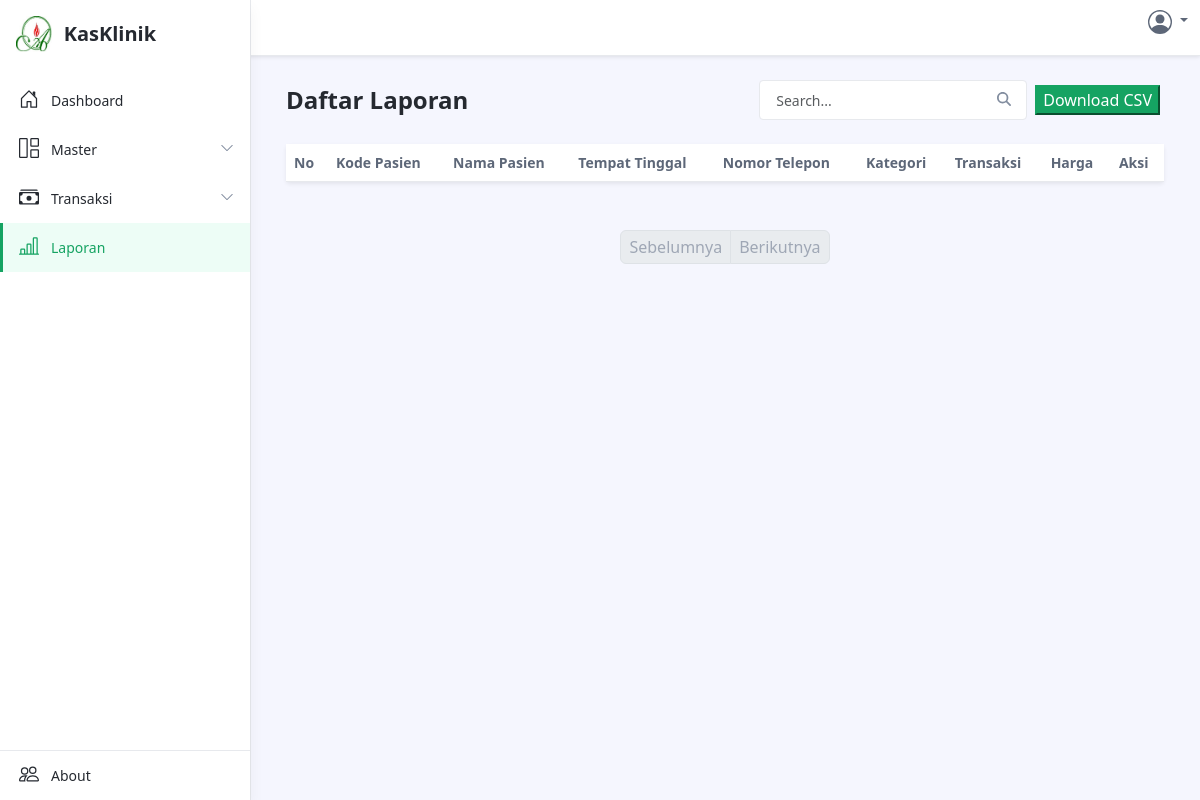
The page /laporan-copy.php on the database as committed earlier.
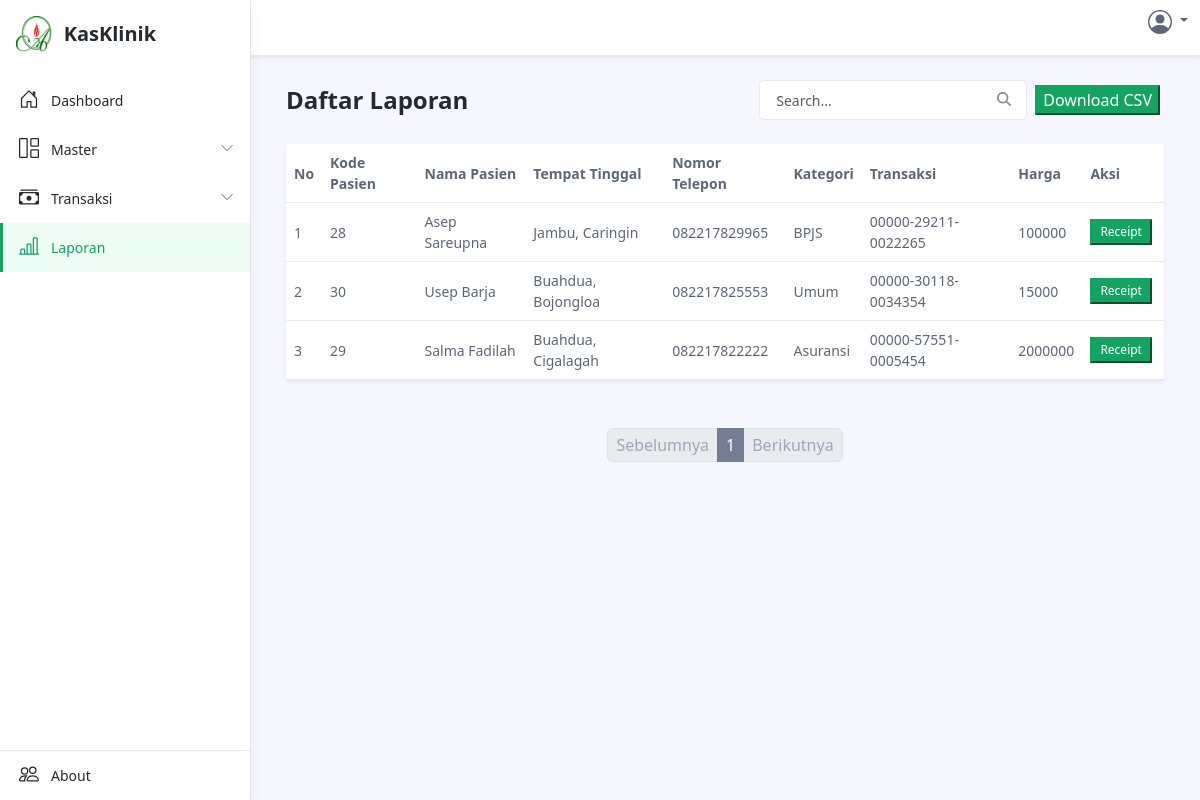
The same page on the database as committed later.
### tables this page shows
CREATE TABLE `patient` (
  `id` bigint(20) UNSIGNED NOT NULL,
  `patient_id` varchar(20) NOT NULL,
  `fullname` varchar(255) NOT NULL,
  `address` varchar(255) NOT NULL,
  `phone` varchar(255) NOT NULL,
  `category` varchar(255) NOT NULL,
  `assurance` varchar(255) DEFAULT NULL,
  `created_at` timestamp NOT NULL DEFAULT current_timestamp()
);

CREATE TABLE `transaction_in` (
  `id` varchar(255) NOT NULL,
  `action_id` bigint(20) UNSIGNED NOT NULL,
  `created_at` timestamp NOT NULL DEFAULT current_timestamp(),
  `doctor` varchar(255) NOT NULL,
  `total_price` double NOT NULL
);

### laporan-copy.php (the view, shortened to what the changed rows need)
<?php
include './config/config.php';
function getTotalItems($searchQuery)
{
	global $conn;
	$sql = "SELECT COUNT(*) AS total
            FROM patient
            INNER JOIN action ON patient.id = action.patient_id
            INNER JOIN transaction_in ON action.id = transaction_in.action_id
            WHERE
                patient.fullname LIKE :searchQuery OR
                patient.address LIKE :searchQuery OR
                patient.phone LIKE :searchQuery OR
                patient.category LIKE :searchQuery";
	$stmt = $conn->prepare($sql);
	$searchTerm = '%' . $searchQuery . '%';
	$stmt->bindParam(':searchQuery', $searchTerm, PDO::PARAM_STR);
	$stmt->execute();
	$result = $stmt->fetch(PDO::FETCH_ASSOC);
	return $result['total'];
}
function getDataFromDatabase($page, $itemsPerPage, $searchQuery)
{
	global $conn;
	$offset = ($page - 1) * $itemsPerPage;
	$sql = "SELECT
                patient.id AS patient_id,
                patient.fullname,
                patient.address,
                patient.phone,
                patient.category,
                transaction_in.id AS transaction_id,
                transaction_in.total_price
            FROM
                patient
            INNER JOIN
                action ON patient.id = action.patient_id
            INNER JOIN
                transaction_in ON action.id = transaction_in.action_id
            WHERE
                patient.fullname LIKE :searchQuery OR
                patient.address LIKE :searchQuery OR
                patient.phone LIKE :searchQuery OR
                patient.category LIKE :searchQuery
            LIMIT :offset, :itemsPerPage";
	$stmt = $conn->prepare($sql);
	$searchTerm = '%' . $searchQuery . '%';
	$stmt->bindParam(':searchQuery', $searchTerm, PDO::PARAM_STR);
	$stmt->bindParam(':offset', $offset, PDO::PARAM_INT);
	$stmt->bindParam(':itemsPerPage', $itemsPerPage, PDO::PARAM_INT);
	$stmt->execute();
	$data = $stmt->fetchAll(PDO::FETCH_ASSOC);
	return $data;
}
function renderPagination($page, $totalPages, $searchQuery)
{
	include './component/pagination.php';
}
$page = isset($_GET['page']) ? (int)$_GET['page'] : 1;
$searchQuery = isset($_GET['search']) ? $_GET['search'] : '';
$itemsPerPage = 10;
$totalItems = getTotalItems($searchQuery);
$totalPages = ceil($totalItems / $itemsPerPage);
$data = getDataFromDatabase($page, $itemsPerPage, $searchQuery);
$offset = ($page - 1) * $itemsPerPage;
?>
<!DOCTYPE html>
<html lang="en">
<head>
	<link id="theme-style" rel="stylesheet" href="assets/css/portal.css">
	<link id="theme-style" rel="stylesheet" href="assets/css/custom.css">
</head>
<body class="app">
	<div class="app-wrapper">
		<div class="app-content pt-3 p-md-3 p-lg-4">
			<div class="container-xl">
				<div class="row g-3 mb-4 align-items-center justify-content-between">
					<div class="col-auto">
						<h1 class="app-page-title mb-0">Daftar Laporan</h1>
					</div>
				</div>
				<div class="tab-content" id="orders-table-tab-content">
					<div class="tab-pane fade show active" id="orders-all" role="tabpanel" aria-labelledby="orders-all-tab">
						<div class="app-card app-card-orders-table shadow-sm mb-5">
							<div class="app-card-body">
								<div class="table-responsive">
									<table class="table app-table-hover mb-0 text-left">
										<thead>
											<tr>
												<th class="cell">No</th>
												<th class="cell">Kode Pasien</th>
												<th class="cell">Nama Pasien</th>
												<th class="cell">Tempat Tinggal</th>
												<th class="cell">Nomor Telepon</th>
												<th class="cell">Kategori</th>
												<th class="cell">Transaksi</th>
												<th class="cell">Harga</th>
												<th class="cell">Aksi</th>
											</tr>
										</thead>
										<tbody>
											<?php foreach ($data as $index => $row) : ?>
												<tr id="row-<?php echo $index; ?>">
													<td class="cell"><?php echo ($offset + $index + 1); ?></td>
													<td class="cell"><?php echo htmlspecialchars($row['patient_id']); ?></td>
													<td class="cell"><?php echo htmlspecialchars($row['fullname']); ?></td>
													<td class="cell"><?php echo htmlspecialchars($row['address']); ?></td>
													<td class="cell"><?php echo htmlspecialchars($row['phone']); ?></td>
													<td class="cell"><?php echo htmlspecialchars($row['category']); ?></td>
													<td class="cell"><?php echo htmlspecialchars($row['transaction_id']); ?></td>
													<td class="cell"><?php echo htmlspecialchars($row['total_price']); ?></td>
													<td class="cell">
														<div class="d-flex justify-content-between w-50">
															<button class="btn-sm app-btn-primary me-1" onclick="generateInvoice(<?php echo $index; ?>)">Receipt</button>
														</div>
													</td>
												</tr>
											<?php endforeach; ?>
										</tbody>
									</table>
								</div>
							</div>
						</div>
						<?php renderPagination($page, $totalPages, $searchQuery); ?>
					</div>
				</div>
			</div>
		</div>
	</div>
</body>
</html>

### component/pagination.php (shortened to what the changed rows need)
<nav class="app-pagination">
  <ul class="pagination justify-content-center">
    <?php for ($i = max(1, $page - 2); $i <= min($totalPages, $page + 2); $i++): ?>
    <li class="page-item <?php if ($i == $page) echo 'active'; ?>">
      <a class="page-link" href="?page=<?php echo $i; ?>&search=<?php echo urlencode($searchQuery); ?>"><?php echo $i; ?></a>
    </li>
    <?php endfor; ?>
  </ul>
</nav>

Rows that differ between the two databases and show on the page:
added patient: index "1", id "28", fullname "Asep Sareupna", address "Jambu, Caringin", phone "082217829965", category "BPJS", transaction_in.id "00000-29211-0022265", transaction_in.total_price "100000"
added patient: index "2", id "30", fullname "Usep Barja", address "Buahdua, Bojongloa", phone "082217825553", category "Umum", transaction_in.id "00000-30118-0034354", transaction_in.total_price "15000"
added patient: index "3", id "29", fullname "Salma Fadilah", address "Buahdua, Cigalagah", phone "082217822222", category "Asuransi", transaction_in.id "00000-57551-0005454", transaction_in.total_price "2000000"
Other text that changed with them:
new list line: "1"
